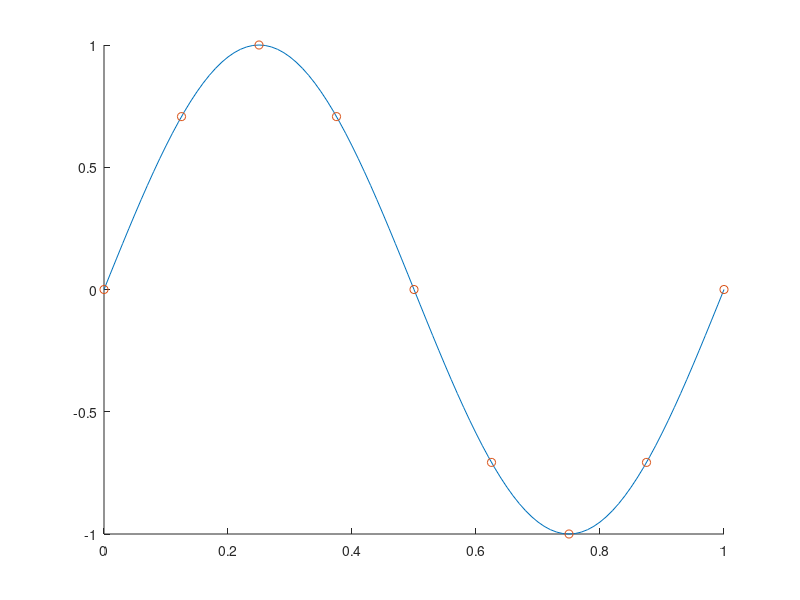

The MATLAB script that drew this image:
clc;

x=0:0.01:1;
n=2*pi;
T=1;
y=sin(n*x/T);
hold on;
plot(x,y)

x_point=0:T/8:1;
y_point=sin(n*x_point/T)
plot(x_point,y_point,'o')

